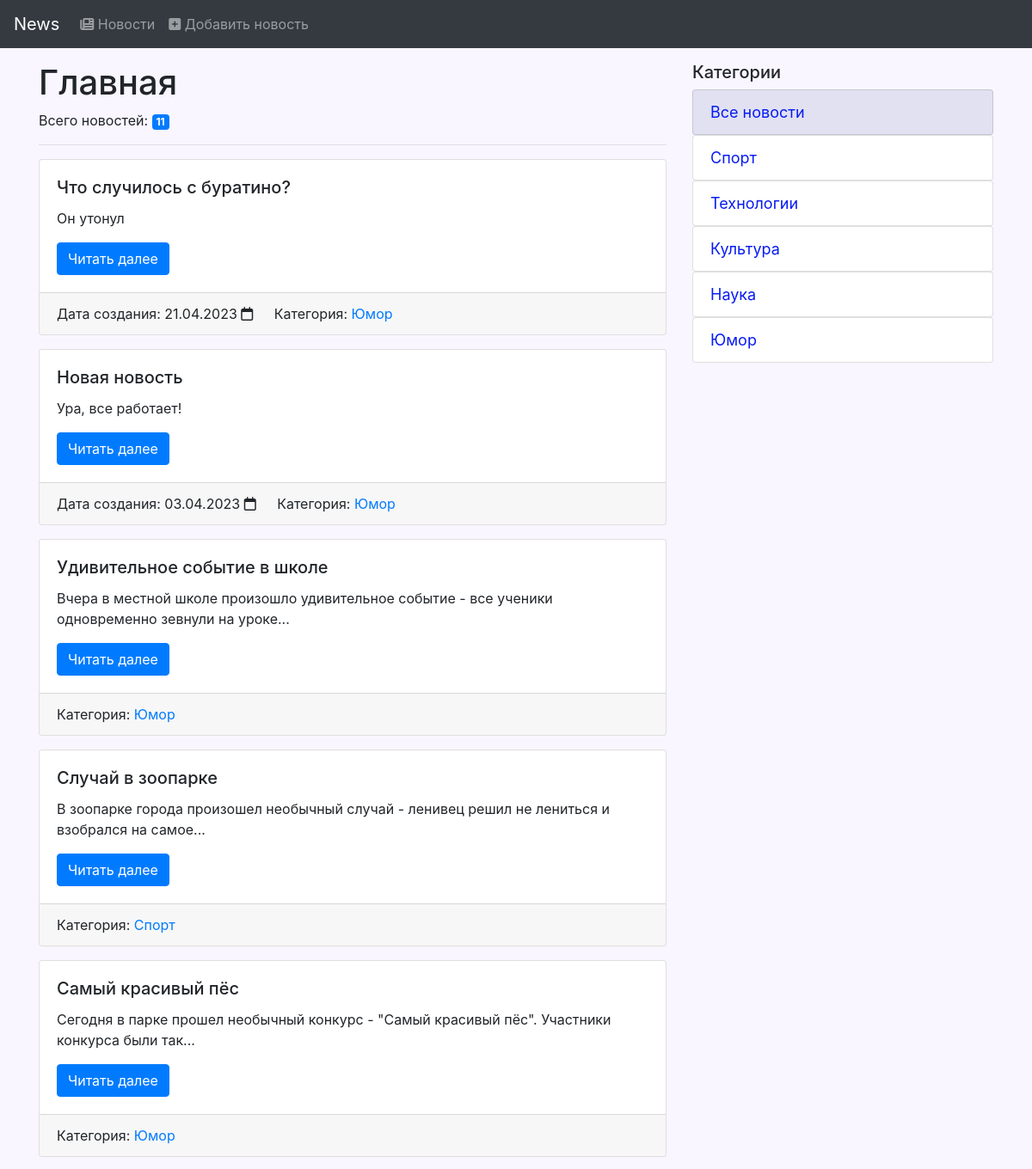
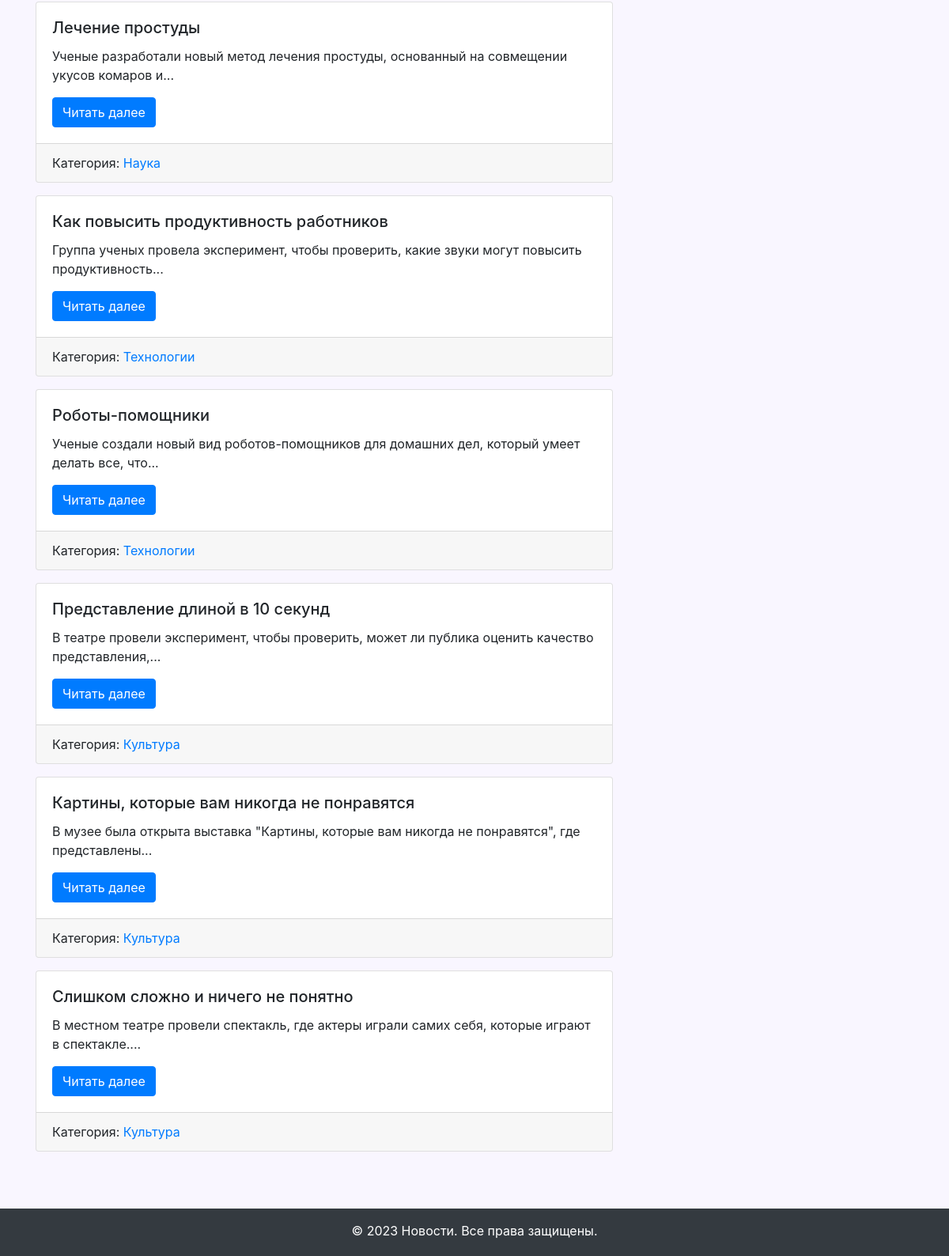
The page / on the database its author committed (2 pictures, top to bottom).
### models.py (models this page shows, shortened)
class News(db.Model):
    id = db.Column(db.Integer, primary_key = True)
    title = db.Column(db.String(255), unique = True, nullable = False)
    text = db.Column(db.Text, nullable = False)
    created_date = db.Column(db.DateTime, default = datetime.now)
    category_id = db.Column(db.Integer, db.ForeignKey('category.id'), nullable = True)
    category = db.relationship('Category', back_populates = 'news')

class Category(db.Model):
    id = db.Column(db.Integer, primary_key = True)
    title = db.Column(db.String(255), unique = True, nullable = False)
    news = db.relationship('News', back_populates = 'category')

### view.py (the view)
@app.route('/')
def index():
    news = News.query.order_by(db.desc(News.id)).all()
    categories = Category.query.all()
    return render_template('index.html', news=news, categories=categories)

### templates/index.html (shortened to what this page needs)
{% extends 'base.html' %}
{% block content %}
<h1>Главная</h1>
<p>Всего новостей: <span class="badge badge-primary">{{ news|length }}</span></p>
<hr>
{% for one_news in news %}
<div class="card mb-3">
  <div class="card-body">
    <h5 class="card-title">{{ one_news.title }}</h5>
    <p class="card-text">{{ one_news.text|truncate(100) }}</p>
    <a href="{{ url_for('news_detail', id=one_news.id) }}" class="btn btn-primary">Читать далее</a>
  </div>
  <div class="card-footer">
    {% if one_news.created_date %}
      <span class="card-link">Дата создания: {{ one_news.created_date.strftime('%d.%m.%Y') }} <i class="fa-regular fa-calendar"></i></span>
    {% endif %}
    {% if one_news.category %}
      <span class="card-link">Категория: <a href="{{ url_for('news_in_category', id=one_news.category.id) }}" class="category-link">{{ one_news.category.title }}</a></span>
    {% endif %}
  </div>
</div>
{% endfor %}
{% endblock %}

### templates/base.html (shortened to what this page needs)
<!DOCTYPE html>
<html lang="ru">
<head>
  <link rel="stylesheet" href="{{ url_for('static', filename='css/bootstrap.min.css') }}">
</head>
<body>
  <div id="wrapper">
    <nav class="navbar navbar-expand-md navbar-dark bg-dark">
      <span class="navbar-brand">News</span>
      <div class="collapse navbar-collapse" id="navbarNav">
        <ul class="navbar-nav">
          <li class="nav-item">
            <a class="nav-link" href="{{ url_for('index') }}"><i class="fa-solid fa-newspaper"></i> Новости</a>
          </li>
          <li class="nav-item">
            <a class="nav-link" href="{{ url_for('add_news') }}"><i class="fa-solid fa-square-plus"></i> Добавить новость</a>
          </li>
        </ul>
      </div>
    </nav>
    <div class="container my-3">
      <div class="row">
        <div class="col-md-8">
          {% block content %}
          {% endblock %}
        </div>
          <div class="col-md-4">
          <h5>Категории</h5>
          <ul class="list-group">
            <a href="{{ url_for('index') }}" class="my-links"><li class="list-group-item my-links">Все новости</li></a>
            {% for category in categories %}
            <a href="{{ url_for('news_in_category', id=category.id) }}" class="my-links"><li class="list-group-item my-links">{{ category.title }}</li></a>
            {% endfor %}
          </ul>
        </div>
      </div>
    </div>
    <footer id="footer" class="bg-dark text-white text-center py-3 ftr">
      &copy; 2023 Новости. Все права защищены.
    </footer>
  </div>
</body>
</html>

### rows shown on the page
News: title "Что случилось с буратино?", text "Он утонул", created_date "21.04.2023", category "Юмор"
News: title "Новая новость", text "Ура, все работает!", created_date "03.04.2023", category "Юмор"
News: title "Удивительное событие в школе", text "Вчера в местной школе произошло удивительное событие - все ученики одновременно зевнули на уроке...", category "Юмор"
News: title "Случай в зоопарке", text "В зоопарке города произошел необычный случай - ленивец решил не лениться и взобрался на самое...", category "Спорт"
News: title "Самый красивый пёс", text "Сегодня в парке прошел необычный конкурс - \"Самый красивый пёс\". Участники конкурса были так...", category "Юмор"
News: title "Лечение простуды", text "Ученые разработали новый метод лечения простуды, основанный на совмещении укусов комаров и...", category "Наука"
News: title "Как повысить продуктивность работников", text "Группа ученых провела эксперимент, чтобы проверить, какие звуки могут повысить продуктивность...", category "Технологии"
News: title "Роботы-помощники", text "Ученые создали новый вид роботов-помощников для домашних дел, который умеет делать все, что...", category "Технологии"
News: title "Представление длиной в 10 секунд", text "В театре провели эксперимент, чтобы проверить, может ли публика оценить качество представления,...", category "Культура"
News: title "Картины, которые вам никогда не понравятся", text "В музее была открыта выставка \"Картины, которые вам никогда не понравятся\", где представлены...", category "Культура"
News: title "Слишком сложно и ничего не понятно", text "В местном театре провели спектакль, где актеры играли самих себя, которые играют в спектакле....", category "Культура"
Category: title "Спорт"
Category: title "Технологии"
Category: title "Культура"
Category: title "Наука"
Category: title "Юмор"

### other values the page prints
{{ news|length }} "11"
